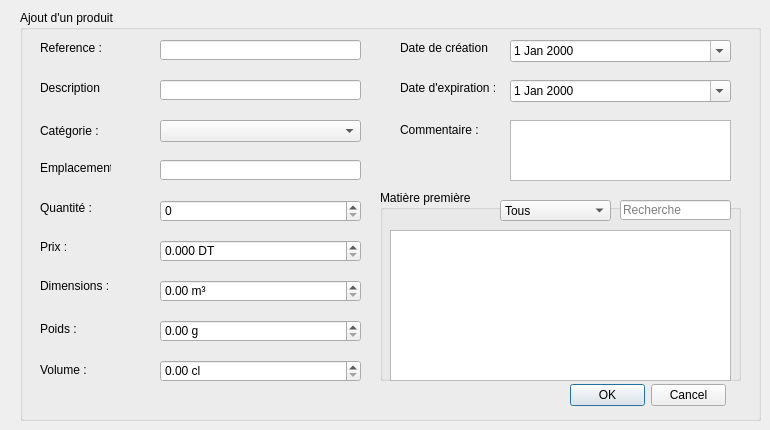
     <widget class="QWidget" name="page_ajoutP">
      <widget class="QGroupBox" name="groupBox_4">
       <property name="geometry">
        <rect>
         <x>20</x>
         <y>10</y>
         <width>741</width>
         <height>411</height>
        </rect>
       </property>
       <property name="title">
        <string>Ajout d'un produit</string>
       </property>
       <widget class="QLabel" name="label_7">
        <property name="geometry">
         <rect>
          <x>20</x>
          <y>30</y>
          <width>81</width>
          <height>16</height>
         </rect>
        </property>
        <property name="text">
         <string>Reference :</string>
        </property>
       </widget>
       <widget class="QLabel" name="label_8">
        <property name="geometry">
         <rect>
          <x>20</x>
          <y>190</y>
          <width>61</width>
          <height>16</height>
         </rect>
        </property>
        <property name="text">
         <string>Quantité :</string>
        </property>
       </widget>
       <widget class="QLabel" name="label_9">
        <property name="geometry">
         <rect>
          <x>20</x>
          <y>150</y>
          <width>71</width>
          <height>16</height>
         </rect>
        </property>
        <property name="text">
         <string>Emplacement :</string>
        </property>
       </widget>
       <widget class="QLabel" name="label_10">
        <property name="geometry">
         <rect>
          <x>20</x>
          <y>70</y>
          <width>61</width>
          <height>16</height>
         </rect>
        </property>
        <property name="text">
         <string>Description :</string>
        </property>
       </widget>
       <widget class="QLabel" name="label_11">
        <property name="geometry">
         <rect>
          <x>20</x>
          <y>110</y>
          <width>61</width>
          <height>21</height>
         </rect>
        </property>
        <property name="text">
         <string>Catégorie :</string>
        </property>
       </widget>
       <widget class="QLabel" name="label_12">
        <property name="geometry">
         <rect>
          <x>20</x>
          <y>230</y>
          <width>47</width>
          <height>13</height>
         </rect>
        </property>
        <property name="text">
         <string>Prix :</string>
        </property>
       </widget>
       <widget class="QLabel" name="label_19">
        <property name="geometry">
         <rect>
          <x>380</x>
          <y>30</y>
          <width>91</width>
          <height>16</height>
         </rect>
        </property>
        <property name="text">
         <string>Date de création :</string>
        </property>
       </widget>
       <widget class="QLineEdit" name="le_ajout_reference">
        <property name="geometry">
         <rect>
          <x>140</x>
          <y>30</y>
          <width>201</width>
          <height>20</height>
         </rect>
        </property>
       </widget>
       <widget class="QLineEdit" name="le_ajout_description">
        <property name="geometry">
         <rect>
          <x>140</x>
          <y>70</y>
          <width>201</width>
          <height>20</height>
         </rect>
        </property>
        <property name="text">
         <string/>
        </property>
       </widget>
       <widget class="QLineEdit" name="le_ajout_emplacement">
        <property name="geometry">
         <rect>
          <x>140</x>
          <y>150</y>
          <width>201</width>
          <height>20</height>
         </rect>
        </property>
        <property name="inputMask">
         <string/>
        </property>
       </widget>
       <widget class="QLabel" name="label_20">
        <property name="geometry">
         <rect>
          <x>380</x>
          <y>70</y>
          <width>111</width>
          <height>16</height>
         </rect>
        </property>
        <property name="text">
         <string>Date d'expiration :</string>
        </property>
       </widget>
       <widget class="QLabel" name="label_21">
        <property name="geometry">
         <rect>
          <x>20</x>
          <y>266</y>
          <width>71</width>
          <height>20</height>
         </rect>
        </property>
        <property name="text">
         <string>Dimensions :</string>
        </property>
       </widget>
       <widget class="QLabel" name="label_22">
        <property name="geometry">
         <rect>
          <x>20</x>
          <y>309</y>
          <width>51</width>
          <height>20</height>
         </rect>
        </property>
        <property name="text">
         <string>Poids :</string>
        </property>
       </widget>
       <widget class="QLabel" name="label_23">
        <property name="geometry">
         <rect>
          <x>20</x>
          <y>350</y>
          <width>47</width>
          <height>20</height>
         </rect>
        </property>
        <property name="text">
         <string>Volume :</string>
        </property>
       </widget>
       <widget class="QLabel" name="label_24">
        <property name="geometry">
         <rect>
          <x>380</x>
          <y>110</y>
          <width>81</width>
          <height>20</height>
         </rect>
        </property>
        <property name="text">
         <string>Commentaire :</string>
        </property>
       </widget>
       <widget class="QDateEdit" name="date_creation_ajout">
        <property name="geometry">
         <rect>
          <x>490</x>
          <y>30</y>
          <width>221</width>
          <height>22</height>
         </rect>
        </property>
        <property name="calendarPopup">
         <bool>true</bool>
        </property>
       </widget>
       <widget class="QDateEdit" name="date_expiration_ajout">
        <property name="geometry">
         <rect>
          <x>490</x>
          <y>70</y>
          <width>221</width>
          <height>22</height>
         </rect>
        </property>
        <property name="calendarPopup">
         <bool>true</bool>
        </property>
       </widget>
       <widget class="QSpinBox" name="le_ajout_quantite">
        <property name="geometry">
         <rect>
          <x>140</x>
          <y>190</y>
          <width>201</width>
          <height>22</height>
         </rect>
        </property>
        <property name="maximum">
         <number>999999</number>
        </property>
       </widget>
       <widget class="QDoubleSpinBox" name="le_ajout_prix">
        <property name="geometry">
         <rect>
          <x>140</x>
          <y>230</y>
          <width>201</width>
          <height>22</height>
         </rect>
        </property>
        <property name="suffix">
         <string> DT</string>
        </property>
        <property name="decimals">
         <number>3</number>
        </property>
        <property name="maximum">
         <double>99999.998999999996158</double>
        </property>
       </widget>
       <widget class="QDoubleSpinBox" name="le_ajout_dimensions">
        <property name="geometry">
         <rect>
          <x>140</x>
          <y>270</y>
          <width>201</width>
          <height>22</height>
         </rect>
        </property>
        <property name="suffix">
         <string> m³</string>
        </property>
        <property name="maximum">
         <double>100000.000000000000000</double>
        </property>
       </widget>
       <widget class="QDoubleSpinBox" name="le_ajout_poids">
        <property name="geometry">
         <rect>
          <x>140</x>
          <y>310</y>
          <width>201</width>
          <height>22</height>
         </rect>
        </property>
        <property name="suffix">
         <string> g</string>
        </property>
        <property name="maximum">
         <double>100000.000000000000000</double>
        </property>
       </widget>
       <widget class="QDoubleSpinBox" name="le_ajout_volume">
        <property name="geometry">
         <rect>
          <x>140</x>
          <y>350</y>
          <width>201</width>
          <height>22</height>
         </rect>
        </property>
        <property name="suffix">
         <string> cl</string>
        </property>
        <property name="maximum">
         <double>100000.000000000000000</double>
        </property>
       </widget>
       <widget class="QTextEdit" name="le_ajout_commentaire">
        <property name="geometry">
         <rect>
          <x>490</x>
          <y>110</y>
          <width>221</width>
          <height>61</height>
         </rect>
        </property>
       </widget>
       <widget class="QDialogButtonBox" name="button_okAjout">
        <property name="geometry">
         <rect>
          <x>550</x>
          <y>370</y>
          <width>156</width>
          <height>31</height>
         </rect>
        </property>
        <property name="standardButtons">
         <set>QDialogButtonBox::Cancel|QDialogButtonBox::Ok</set>
        </property>
       </widget>
       <widget class="QComboBox" name="cb_ajoutCategorie">
        <property name="geometry">
         <rect>
          <x>140</x>
          <y>110</y>
          <width>201</width>
          <height>22</height>
         </rect>
        </property>
        <item>
         <property name="text">
          <string/>
         </property>
        </item>
        <item>
         <property name="text">
          <string>Hygienne des mains</string>
         </property>
        </item>
        <item>
         <property name="text">
          <string>Hygiene du linge</string>
         </property>
        </item>
        <item>
         <property name="text">
          <string>Entretien textiles et tapis</string>
         </property>
        </item>
        <item>
         <property name="text">
          <string>Entretion des sols</string>
         </property>
        </item>
        <item>
         <property name="text">
          <string>Entretion des surfaces</string>
         </property>
        </item>
        <item>
         <property name="text">
          <string>Produits désinfectants</string>
         </property>
        </item>
       </widget>
       <widget class="QGroupBox" name="groupBox">
        <property name="geometry">
         <rect>
          <x>360</x>
          <y>180</y>
          <width>361</width>
          <height>191</height>
         </rect>
        </property>
        <property name="title">
         <string>Matière première</string>
        </property>
        <widget class="QComboBox" name="cb_coloneR_affectMP">
         <property name="geometry">
          <rect>
           <x>120</x>
           <y>10</y>
           <width>111</width>
           <height>21</height>
          </rect>
         </property>
         <item>
          <property name="text">
           <string>Tous</string>
          </property>
         </item>
         <item>
          <property name="text">
           <string>Réference</string>
          </property>
         </item>
         <item>
          <property name="text">
           <string>Description</string>
          </property>
         </item>
         <item>
          <property name="text">
           <string>Emplacment</string>
          </property>
         </item>
         <item>
          <property name="text">
           <string>Quantité</string>
          </property>
         </item>
         <item>
          <property name="text">
           <string>Prix d'achat</string>
          </property>
         </item>
         <item>
          <property name="text">
           <string>Date d'achat</string>
          </property>
         </item>
         <item>
          <property name="text">
           <string>Poids</string>
          </property>
         </item>
         <item>
          <property name="text">
           <string>Volume</string>
          </property>
         </item>
         <item>
          <property name="text">
           <string>Commentaire</string>
          </property>
         </item>
        </widget>
        <widget class="QLineEdit" name="le_rechercheMP_affecter">
         <property name="geometry">
          <rect>
           <x>240</x>
           <y>10</y>
           <width>111</width>
           <height>20</height>
          </rect>
         </property>
         <property name="placeholderText">
          <string>Recherche</string>
         </property>
        </widget>
        <widget class="QTableView" name="tab_affectMP">
         <property name="geometry">
          <rect>
           <x>10</x>
           <y>40</y>
           <width>341</width>
           <height>151</height>
          </rect>
         </property>
         <property name="selectionBehavior">
          <enum>QAbstractItemView::SelectRows</enum>
         </property>
         <property name="sortingEnabled">
          <bool>true</bool>
         </property>
        </widget>
       </widget>
       <zorder>groupBox</zorder>
       <zorder>label_7</zorder>
       <zorder>label_8</zorder>
       <zorder>label_9</zorder>
       <zorder>label_10</zorder>
       <zorder>label_11</zorder>
       <zorder>label_12</zorder>
       <zorder>label_19</zorder>
       <zorder>le_ajout_reference</zorder>
       <zorder>le_ajout_description</zorder>
       <zorder>le_ajout_emplacement</zorder>
       <zorder>label_20</zorder>
       <zorder>label_21</zorder>
       <zorder>label_22</zorder>
       <zorder>label_23</zorder>
       <zorder>label_24</zorder>
       <zorder>date_creation_ajout</zorder>
       <zorder>date_expiration_ajout</zorder>
       <zorder>le_ajout_quantite</zorder>
       <zorder>le_ajout_prix</zorder>
       <zorder>le_ajout_dimensions</zorder>
       <zorder>le_ajout_poids</zorder>
       <zorder>le_ajout_volume</zorder>
       <zorder>le_ajout_commentaire</zorder>
       <zorder>button_okAjout</zorder>
       <zorder>cb_ajoutCategorie</zorder>
      </widget>
     </widget>
